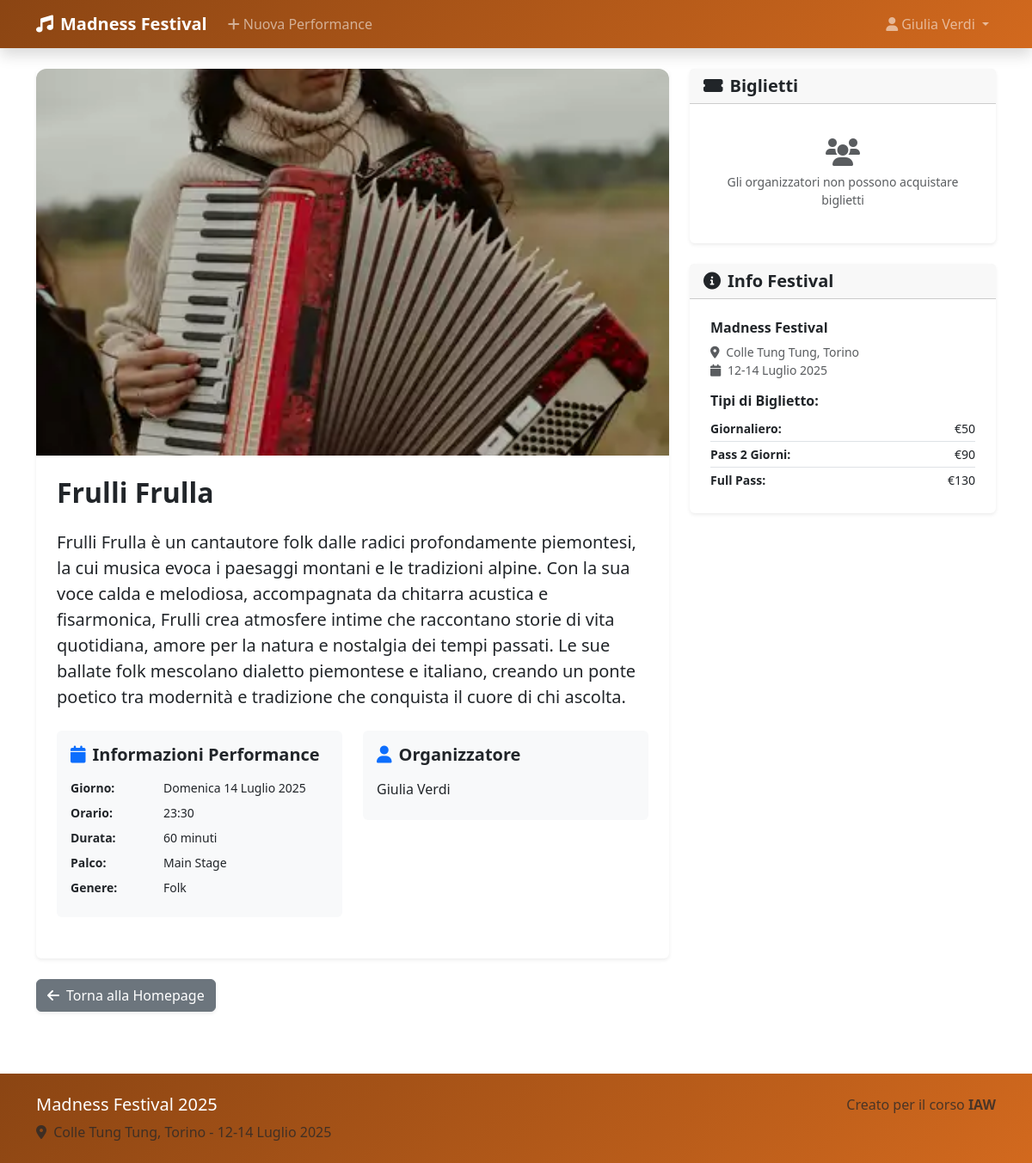
Page /performance/27 (signed in) on the earlier database version.
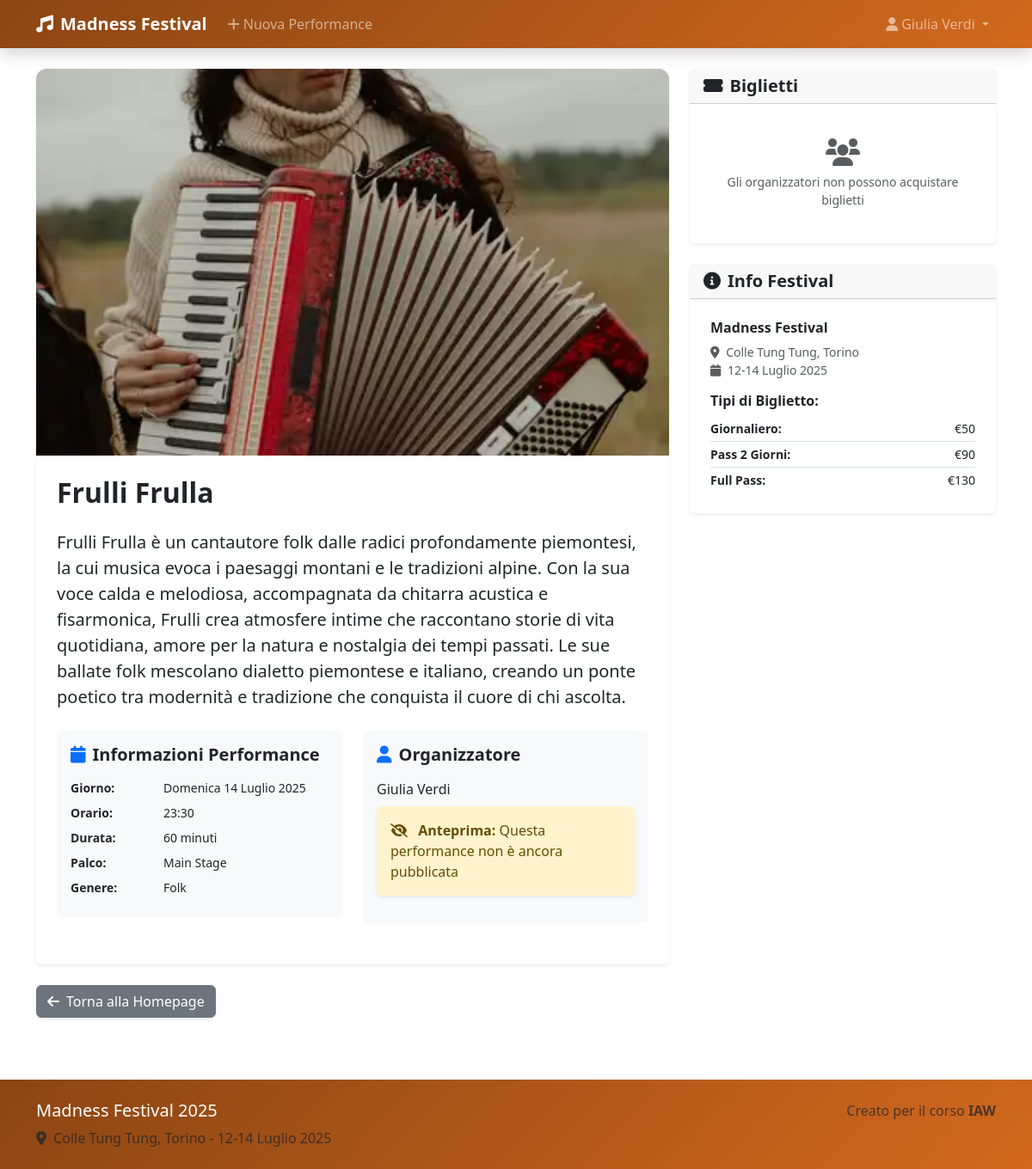
Same page on the later database version.
### app.py (the view)
@app.route("/performance/<int:id>")
def performance_detail(id):
    performance = performances_dao.get_performance(id)
    if not performance or (not performance['published'] and
                          (not current_user.is_authenticated or current_user.user_type != 'organizer')):
        abort(404)
    return render_template("performance_detail.html",
                           performance=performance,
                           festival_name=FESTIVAL_NAME,
                           festival_location=FESTIVAL_LOCATION)

### app.py (called while the page is built)
@login_manager.user_loader
def load_user(user_id):
    db_user = users_dao.get_user_by_id(user_id)
    if db_user:
        return User(
            id=db_user['id'],
            email=db_user['email'],
            full_name=db_user['full_name'],
            user_type=db_user['user_type'],
            profile_image=db_user['profile_image'] if 'profile_image' in db_user else None
        )
    return None

### performances_dao.py (called while the page is built)
def get_performance(performance_id):
    sql = '''SELECT p.*, u.full_name as organizer_name
             FROM performances p
             JOIN users u ON p.organizer_id = u.id
             WHERE p.id = ?'''
    conn = sqlite3.connect('db/festival.db')
    conn.row_factory = sqlite3.Row
    cursor = conn.cursor()
    cursor.execute(sql, (performance_id,))
    performance = cursor.fetchone()
    cursor.close()
    conn.close()
    return performance

### users_dao.py (called while the page is built)
def get_user_by_id(user_id):
    sql = 'SELECT * FROM users WHERE id = ?'
    conn = sqlite3.connect('db/festival.db')
    conn.row_factory = sqlite3.Row
    cursor = conn.cursor()
    cursor.execute(sql, (user_id,))
    user = cursor.fetchone()
    cursor.close()
    conn.close()
    return user if user else None

### templates/performance_detail.html (shortened to what the changed rows need)
{% extends "base.html" %}
{% block title %}{{ performance.artist_name }} - {{ super() }}{% endblock %} {%
block content %} {% set stage_names = { 1: 'Main Stage', 2: 'Secondary Stage',
3: 'Experimental Stage', } %}
<main class="container py-4">
  <div class="row">
    <div class="col-lg-8">
      <article class="card shadow-sm border-0">
        <div class="card-body p-4">
          <header class="mb-4">
            <h1 class="card-title h2 fw-bold mb-3">
              {{ performance.artist_name }}
            </h1>
          </header>
          <div class="row mt-4">
            <div class="col-md-6 mb-4">
              <section class="bg-light p-3 rounded">
                <h2 class="h5 fw-semibold mb-3">
                  <i class="fas fa-calendar me-2 text-primary"></i>Informazioni
                  Performance
                </h2>
              </section>
            </div>
            <div class="col-md-6 mb-4">
              <section class="bg-light p-3 rounded">
                <h2 class="h5 fw-semibold mb-3">
                  <i class="fas fa-user me-2 text-primary"></i>Organizzatore
                </h2>
                <p class="mb-2">{{ performance.organizer_name }}</p>
                {% if not performance.published %}
                <div class="alert alert-warning border-0 shadow-sm">
                  <i class="fas fa-eye-slash me-2"></i>
                  <strong>Anteprima:</strong> Questa performance non è ancora
                  pubblicata
                </div>
                {% endif %}
              </section>
            </div>
          </div>
        </div>
      </article>
    </div>
    <aside class="col-lg-4">
      <section class="card shadow-sm border-0 mb-4">
        <header class="card-header">
          <h2 class="h5 mb-0 fw-semibold">
            <i class="fas fa-ticket-alt me-2"></i>Biglietti
          </h2>
        </header>
      </section>
      <section class="card shadow-sm border-0">
        <header class="card-header">
          <h2 class="h5 mb-0 fw-semibold">
            <i class="fas fa-info-circle me-2"></i>Info Festival
          </h2>
        </header>
      </section>
    </aside>
  </div>
</main>
{% endblock %}

Differences in the rows shown:
changed performances "Frulli Frulla": published True → False (drawn)
Other differences:
text now shown: "Anteprima: Questa performance non è ancora pubblicata"
